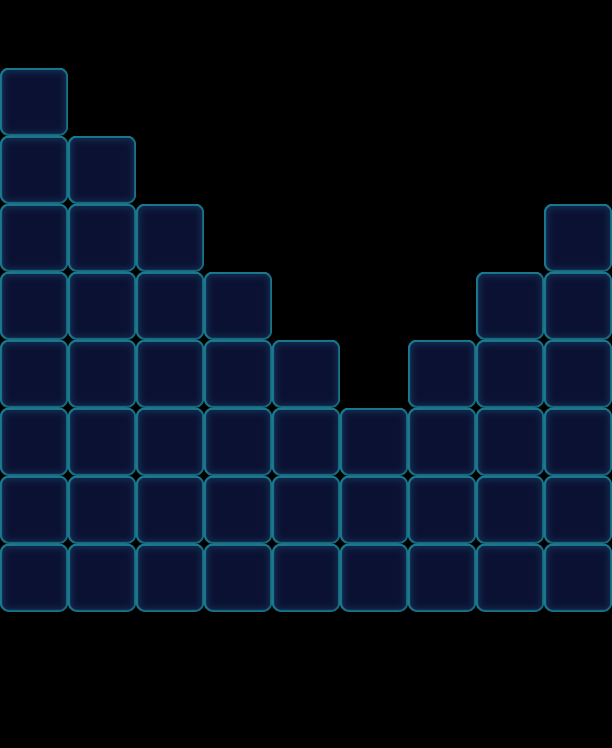

This is a level from a 2D game, rendered from its Tiled map with the project's own tilesets. A one-line summary and the map file follow, with tile-layer data summarised:
An orthogonal 9x11 tile map with 68x68 px tiles, 1 tile layer (Valid), 2 tilesets and 52 objects (34x Monster, 9x Stone, 5x Flower, 3x Haze, Factory_Normal).

<map version="1.0" orientation="orthogonal" width="9" height="11" tilewidth="68" tileheight="68">
 <properties>
  <property name="Connect" value="08,12,1|18,23,1|28,34,1|38,45,1|48,56,1|58,65,1|68,74,1|78,83,1" />
 </properties>
 <tileset firstgid="1" name="game_grid1" tilewidth="68" tileheight="68">
  <image source="game_grid1.png" width="68" height="68" />
 </tileset>
 <tileset firstgid="2" name="map" tilewidth="68" tileheight="68">
  <image source="map.png" width="1024" height="1024" />
 </tileset>
 <layer name="Valid" width="9" height="11">
  <data>[99 cells, 48 non-empty, 1 distinct tile ids]</data>
 </layer>
 <objectgroup name="BottomObj" width="9" height="11" />
 <objectgroup name="MiddleObj" width="9" height="11">
  <object type="Flower" gid="4" x="0" y="136">
   <properties>
    <property name="FlowerLevel" value="1" />
   </properties>
  </object>
  <object type="Flower" gid="4" x="68" y="204">
   <properties>
    <property name="FlowerLevel" value="1" />
   </properties>
  </object>
  <object type="Flower" gid="4" x="408" y="612">
   <properties>
    <property name="FlowerLevel" value="0" />
   </properties>
  </object>
  <object type="Flower" gid="4" x="476" y="612">
   <properties>
    <property name="FlowerLevel" value="0" />
   </properties>
  </object>
  <object type="Flower" gid="4" x="544" y="612">
   <properties>
    <property name="FlowerLevel" value="0" />
   </properties>
  </object>
  <object name="32" type="Monster" gid="2" x="0" y="204">
   <properties>
    <property name="Color" value="Blue" />
   </properties>
  </object>
  <object name="57" type="Monster" gid="18" x="204" y="408">
   <properties>
    <property name="Color" value="Pink" />
   </properties>
  </object>
  <object name="65" type="Monster" gid="19" x="0" y="408">
   <properties>
    <property name="Color" value="Yellow" />
   </properties>
  </object>
  <object name="33" type="Monster" gid="3" x="0" y="272">
   <properties>
    <property name="Color" value="Green" />
   </properties>
  </object>
  <object name="66" type="Monster" gid="17" x="0" y="340">
   <properties>
    <property name="Color" value="Purple" />
   </properties>
  </object>
  <object name="32" type="Monster" gid="2" x="136" y="408">
   <properties>
    <property name="Color" value="Blue" />
   </properties>
  </object>
  <object name="32" type="Monster" gid="2" x="68" y="476">
   <properties>
    <property name="Color" value="Blue" />
   </properties>
  </object>
  <object name="32" type="Monster" gid="2" x="204" y="476">
   <properties>
    <property name="Color" value="Blue" />
   </properties>
  </object>
  <object name="32" type="Monster" gid="2" x="204" y="612">
   <properties>
    <property name="Color" value="Blue" />
   </properties>
  </object>
  <object name="32" type="Monster" gid="2" x="544" y="340">
   <properties>
    <property name="Color" value="Blue" />
   </properties>
  </object>
  <object name="66" type="Monster" gid="17" x="136" y="272">
   <properties>
    <property name="Color" value="Purple" />
   </properties>
  </object>
  <object name="66" type="Monster" gid="17" x="272" y="544">
   <properties>
    <property name="Color" value="Purple" />
   </properties>
  </object>
  <object name="66" type="Monster" gid="17" x="68" y="612">
   <properties>
    <property name="Color" value="Purple" />
   </properties>
  </object>
  <object name="66" type="Monster" gid="17" x="408" y="408">
   <properties>
    <property name="Color" value="Purple" />
   </properties>
  </object>
  <object name="33" type="Monster" gid="3" x="68" y="340">
   <properties>
    <property name="Color" value="Green" />
   </properties>
  </object>
  <object name="33" type="Monster" gid="3" x="136" y="476">
   <properties>
    <property name="Color" value="Green" />
   </properties>
  </object>
  <object name="33" type="Monster" gid="3" x="0" y="476">
   <properties>
    <property name="Color" value="Green" />
   </properties>
  </object>
  <object name="33" type="Monster" gid="3" x="68" y="544">
   <properties>
    <property name="Color" value="Green" />
   </properties>
  </object>
  <object name="33" type="Monster" gid="3" x="272" y="408">
   <properties>
    <property name="Color" value="Green" />
   </properties>
  </object>
  <object name="33" type="Monster" gid="3" x="476" y="340">
   <properties>
    <property name="Color" value="Green" />
   </properties>
  </object>
  <object name="57" type="Monster" gid="18" x="0" y="544">
   <properties>
    <property name="Color" value="Pink" />
   </properties>
  </object>
  <object name="57" type="Monster" gid="18" x="68" y="272">
   <properties>
    <property name="Color" value="Pink" />
   </properties>
  </object>
  <object name="57" type="Monster" gid="18" x="204" y="544">
   <properties>
    <property name="Color" value="Pink" />
   </properties>
  </object>
  <object name="57" type="Monster" gid="18" x="136" y="612">
   <properties>
    <property name="Color" value="Pink" />
   </properties>
  </object>
  <object name="57" type="Monster" gid="18" x="544" y="408">
   <properties>
    <property name="Color" value="Pink" />
   </properties>
  </object>
  <object name="65" type="Monster" gid="19" x="136" y="340">
   <properties>
    <property name="Color" value="Yellow" />
   </properties>
  </object>
  <object name="65" type="Monster" gid="19" x="136" y="544">
   <properties>
    <property name="Color" value="Yellow" />
   </properties>
  </object>
  <object name="65" type="Monster" gid="19" x="0" y="612">
   <properties>
    <property name="Color" value="Yellow" />
   </properties>
  </object>
  <object name="65" type="Monster" gid="19" x="544" y="272">
   <properties>
    <property name="Color" value="Yellow" />
   </properties>
  </object>
  <object name="65" type="Monster" gid="19" x="476" y="408">
   <properties>
    <property name="Color" value="Yellow" />
   </properties>
  </object>
  <object name="65" type="Monster" gid="19" x="272" y="476">
   <properties>
    <property name="Color" value="Yellow" />
   </properties>
  </object>
  <object name="65" type="Monster" gid="19" x="272" y="612">
   <properties>
    <property name="Color" value="Yellow" />
   </properties>
  </object>
  <object name="65" type="Monster" gid="19" x="204" y="340">
   <properties>
    <property name="Color" value="Yellow" />
   </properties>
  </object>
  <object name="65" type="Monster" gid="19" x="68" y="408">
   <properties>
    <property name="Color" value="Yellow" />
   </properties>
  </object>
 </objectgroup>
 <objectgroup color="#000000" name="TopObj" width="9" height="11">
  <object name="Stone" type="Stone" gid="34" x="544" y="476">
   <properties>
    <property name="Layers" value="1" />
   </properties>
  </object>
  <object name="Stone" type="Stone" gid="34" x="476" y="476">
   <properties>
    <property name="Layers" value="1" />
   </properties>
  </object>
  <object name="Stone" type="Stone" gid="34" x="408" y="476">
   <properties>
    <property name="Layers" value="1" />
   </properties>
  </object>
  <object name="Stone" type="Stone" gid="34" x="476" y="544">
   <properties>
    <property name="Layers" value="1" />
   </properties>
  </object>
  <object name="Stone" type="Stone" gid="34" x="408" y="544">
   <properties>
    <property name="Layers" value="1" />
   </properties>
  </object>
  <object name="Stone" type="Stone" gid="34" x="544" y="544">
   <properties>
    <property name="Layers" value="1" />
   </properties>
  </object>
  <object name="10" type="Factory_Normal" x="0" y="0" width="68" height="68">
   <properties>
    <property name="FactoryColorsConfig" value="Blue,Green,Yellow,Pink,Purple" />
    <property name="FlowerSwitch" value="1" />
   </properties>
  </object>
  </objectgroup>
 <objectgroup color="#00ff00" name="CeilObj" width="9" height="11">
  <!-- 3 objects omitted --></objectgroup>
</map>
<!-- 6 of 52 objects omitted -->
